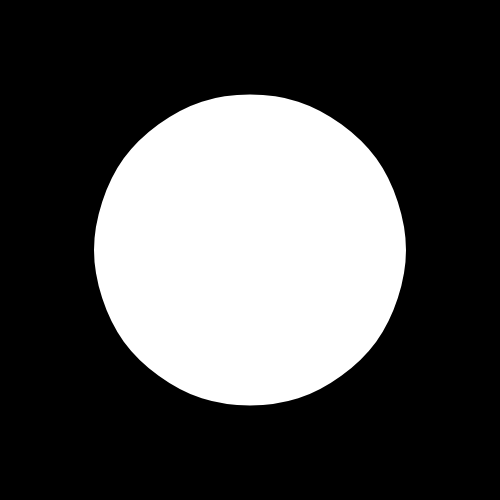
Frame 1 (no input)
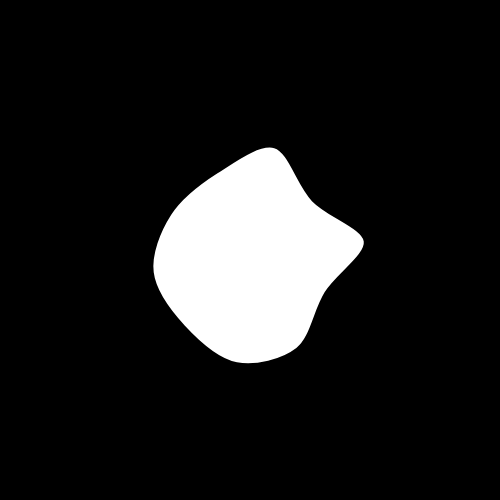
Frame 60 (no input)
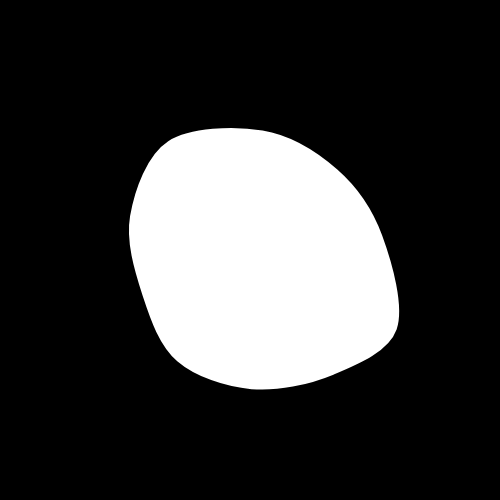
Frame 120 (the mouse pressed at the canvas centre since frame 60)

The p5.js sketch that drew these frames (run headless with seeded random() and noise() and a simulated clock; from frame 60 on, the mouse is pressed at the canvas centre):

// p5.js sketch
// ── sketch.js
const FRAME_RATE = 30;
const PARTICLE_SIZE = 30;
const K = 0.05;
const SPRING_LENGTH = 50.0;
let ps;

function setup() {
  frameRate(FRAME_RATE);
  createCanvas(500, 500);
  strokeWeight(8);
  strokeJoin(ROUND);

  ps = new ParticleSystem();
}

function draw() {
  background(0);
  ps.run();
}

class ParticleSystem {
  constructor() {
    this.numParticles = 10;
    this.numSprings = this.numParticles;
    this.particles = [];
    for(let i=0; i<this.numParticles; i++) {
      let step = TWO_PI/this.numParticles;
      let x = 160 * cos(step*i) + width/2;
      let y = 160 * sin(step*i) + height/2;
      this.particles.push(new Particle(createVector(x, y)));
    }

    this.springs = [];
    let spring;
    for(let i=0; i<this.numParticles-1; i++) {
      spring = new Spring(this.particles[i], this.particles[i+1]);
      this.springs.push(spring);
    }
    spring = new Spring(this.particles[this.numParticles-1], this.particles[0])
    this.springs.push(spring);
  }

  run() {
    for(let i=0; i<this.numSprings; i++) {
      let a = this.springs[i].a;
      let b = this.springs[i].b;
      let f = p5.Vector.sub(a.pos, b.pos);
      let d = f.mag();
      let stretch = d - SPRING_LENGTH;
      f.normalize();
      f.mult(-1 * K * stretch);
      a.applyForce(f);
      f.mult(-1);
      b.applyForce(f);
    }

    fill(255);

    beginShape();
    curveVertex(this.particles[1].pos.x, this.particles[1].pos.y);
    curveVertex(this.particles[0].pos.x, this.particles[0].pos.y);
    for(let i=this.particles.length-1; i>=0; i--) {
      curveVertex(this.particles[i].pos.x, this.particles[i].pos.y);
    }
    curveVertex(this.particles[this.particles.length-1].pos.x, this.particles[this.particles.length-1].pos.y);
    curveVertex(this.particles[this.particles.length-2].pos.x, this.particles[this.particles.length-2].pos.y);
    endShape();

    for(let i=this.particles.length-1; i>=0; i--) {
      for(let j=this.particles.length-1; j>=0; j--) {
        if(i != j) {
          let f = p5.Vector.sub(this.particles[i].pos, this.particles[j].pos);
          let d = f.mag();
          d = constrain(d, 10, 200);
          f.normalize();

          let s = 1500 / (d * d);
          f.mult(s);
          this.particles[i].applyForce(f);
          f.mult(-1);
          this.particles[j].applyForce(f);
        }
      }
      this.particles[i].update();
      // this.particles[i].draw();
    }
  }
}

class Particle {
  constructor(pos) {
    this.pos = pos;
    this.vel = createVector(0, 0);
    this.acc = createVector(0, 0);
  }

  applyForce(frc) {
    this.acc.add(frc);
  }

  update() {
    this.vel.add(this.acc);
    this.pos.add(this.vel);
    this.acc.mult(0);
  }

  draw() {
    fill(0);
    stroke(255);
    ellipse(this.pos.x, this.pos.y, PARTICLE_SIZE, PARTICLE_SIZE);
  }
}

class Spring {
  constructor(a, b) {
    this.a = a;
    this.b = b;
  }
}
